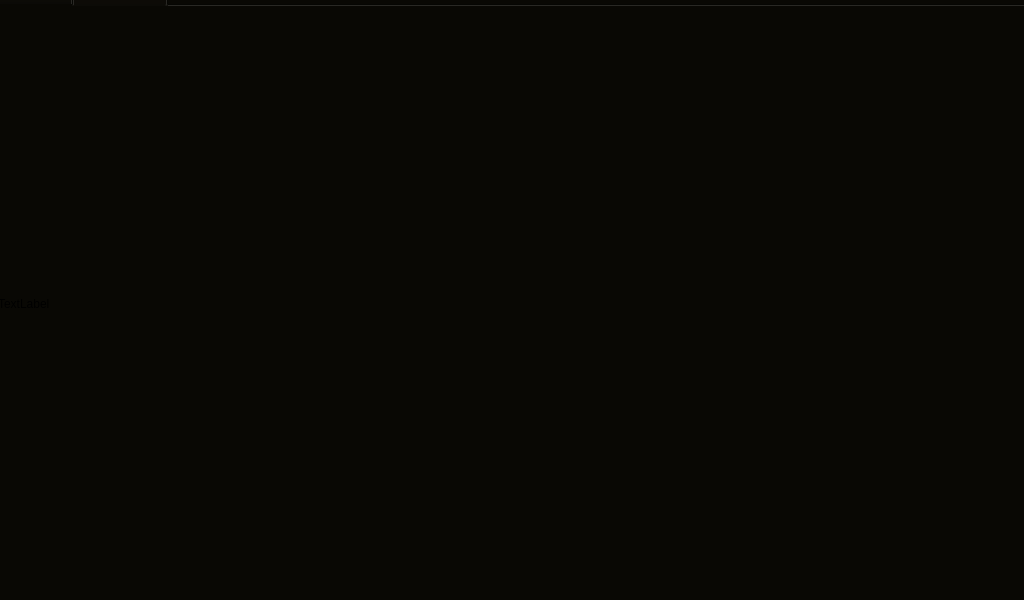
<?xml version="1.0" encoding="UTF-8"?>
<ui version="4.0">
 <class>MainWindow</class>
 <widget class="QMainWindow" name="MainWindow">
  <property name="geometry">
   <rect>
    <x>0</x>
    <y>0</y>
    <width>1024</width>
    <height>600</height>
   </rect>
  </property>
  <property name="minimumSize">
   <size>
    <width>1024</width>
    <height>600</height>
   </size>
  </property>
  <property name="maximumSize">
   <size>
    <width>1024</width>
    <height>600</height>
   </size>
  </property>
  <property name="tabletTracking">
   <bool>true</bool>
  </property>
  <property name="windowTitle">
   <string>Dashboard</string>
  </property>
  <property name="styleSheet">
   <string notr="true">background-color: rgb(9, 8, 4);</string>
  </property>
  <widget class="QWidget" name="centralwidget">
   <widget class="QTabWidget" name="tabWidget">
    <property name="geometry">
     <rect>
      <x>-10</x>
      <y>-20</y>
      <width>1041</width>
      <height>631</height>
     </rect>
    </property>
    <property name="currentIndex">
     <number>1</number>
    </property>
    <widget class="QWidget" name="mainDash">
     <attribute name="title">
      <string>Main Dash</string>
     </attribute>
     <widget class="QLabel" name="locationLabel">
      <property name="geometry">
       <rect>
        <x>80</x>
        <y>430</y>
        <width>231</width>
        <height>51</height>
       </rect>
      </property>
      <property name="font">
       <font>
        <family>RIDGE-LIGHT-OBLIQUE</family>
        <pointsize>30</pointsize>
       </font>
      </property>
      <property name="styleSheet">
       <string notr="true">color:#464646;</string>
      </property>
      <property name="text">
       <string>LOCATION</string>
      </property>
      <property name="alignment">
       <set>Qt::AlignCenter</set>
      </property>
     </widget>
     <widget class="QLabel" name="outTempLabel">
      <property name="geometry">
       <rect>
        <x>730</x>
        <y>430</y>
        <width>231</width>
        <height>51</height>
       </rect>
      </property>
      <property name="font">
       <font>
        <family>RIDGE-LIGHT-OBLIQUE</family>
        <pointsize>30</pointsize>
       </font>
      </property>
      <property name="styleSheet">
       <string notr="true">color:#464646;</string>
      </property>
      <property name="text">
       <string>OUT TEMP</string>
      </property>
      <property name="alignment">
       <set>Qt::AlignCenter</set>
      </property>
     </widget>
     <widget class="QLabel" name="speedLabel">
      <property name="geometry">
       <rect>
        <x>390</x>
        <y>155</y>
        <width>251</width>
        <height>171</height>
       </rect>
      </property>
      <property name="font">
       <font>
        <family>Ridge-Bold-Oblique</family>
        <pointsize>120</pointsize>
       </font>
      </property>
      <property name="styleSheet">
       <string notr="true">color: rgb(255, 255, 255);</string>
      </property>
      <property name="text">
       <string>37</string>
      </property>
      <property name="alignment">
       <set>Qt::AlignCenter</set>
      </property>
     </widget>
     <widget class="QFrame" name="speedCircle">
      <property name="geometry">
       <rect>
        <x>360</x>
        <y>110</y>
        <width>311</width>
        <height>311</height>
       </rect>
      </property>
      <property name="styleSheet">
       <string notr="true">QFrame{
	border: 5px solid rgb(1, 203, 238);
	background-color: none;
	border-radius: 150px;
}</string>
      </property>
      <property name="frameShape">
       <enum>QFrame::StyledPanel</enum>
      </property>
      <property name="frameShadow">
       <enum>QFrame::Raised</enum>
      </property>
     </widget>
     <widget class="QLabel" name="kmhLabel">
      <property name="geometry">
       <rect>
        <x>470</x>
        <y>300</y>
        <width>91</width>
        <height>51</height>
       </rect>
      </property>
      <property name="font">
       <font>
        <family>RIDGE-LIGHT-OBLIQUE</family>
        <pointsize>30</pointsize>
       </font>
      </property>
      <property name="styleSheet">
       <string notr="true">color:white;</string>
      </property>
      <property name="text">
       <string>KMH</string>
      </property>
      <property name="alignment">
       <set>Qt::AlignCenter</set>
      </property>
     </widget>
     <widget class="QLabel" name="timeLabel">
      <property name="geometry">
       <rect>
        <x>410</x>
        <y>0</y>
        <width>211</width>
        <height>71</height>
       </rect>
      </property>
      <property name="font">
       <font>
        <family>RIDGE-LIGHT-OBLIQUE</family>
        <pointsize>30</pointsize>
       </font>
      </property>
      <property name="styleSheet">
       <string notr="true">color: rgb(255, 255, 255);</string>
      </property>
      <property name="text">
       <string>8:36 PM</string>
      </property>
      <property name="alignment">
       <set>Qt::AlignCenter</set>
      </property>
     </widget>
     <widget class="QLabel" name="locationValueLabel">
      <property name="geometry">
       <rect>
        <x>10</x>
        <y>480</y>
        <width>371</width>
        <height>41</height>
       </rect>
      </property>
      <property name="font">
       <font>
        <family>RIDGE-LIGHT-OBLIQUE</family>
        <pointsize>20</pointsize>
       </font>
      </property>
      <property name="styleSheet">
       <string notr="true">color: rgb(255, 255, 255);</string>
      </property>
      <property name="text">
       <string>SOME STREET</string>
      </property>
      <property name="alignment">
       <set>Qt::AlignCenter</set>
      </property>
     </widget>
     <widget class="QLabel" name="outTempValLabel">
      <property name="geometry">
       <rect>
        <x>650</x>
        <y>480</y>
        <width>381</width>
        <height>41</height>
       </rect>
      </property>
      <property name="font">
       <font>
        <family>RIDGE-LIGHT-OBLIQUE</family>
        <pointsize>20</pointsize>
       </font>
      </property>
      <property name="styleSheet">
       <string notr="true">color: rgb(255, 255, 255);</string>
      </property>
      <property name="text">
       <string>+ 25 C</string>
      </property>
      <property name="alignment">
       <set>Qt::AlignCenter</set>
      </property>
     </widget>
    </widget>
    <widget class="QWidget" name="cameraView">
     <attribute name="title">
      <string>Camera View</string>
     </attribute>
     <widget class="QLabel" name="cameraFrame">
      <property name="geometry">
       <rect>
        <x>6</x>
        <y>2</y>
        <width>751</width>
        <height>591</height>
       </rect>
      </property>
      <property name="text">
       <string>TextLabel</string>
      </property>
     </widget>
    </widget>
   </widget>
  </widget>
 </widget>
 <resources/>
 <connections/>
</ui>
